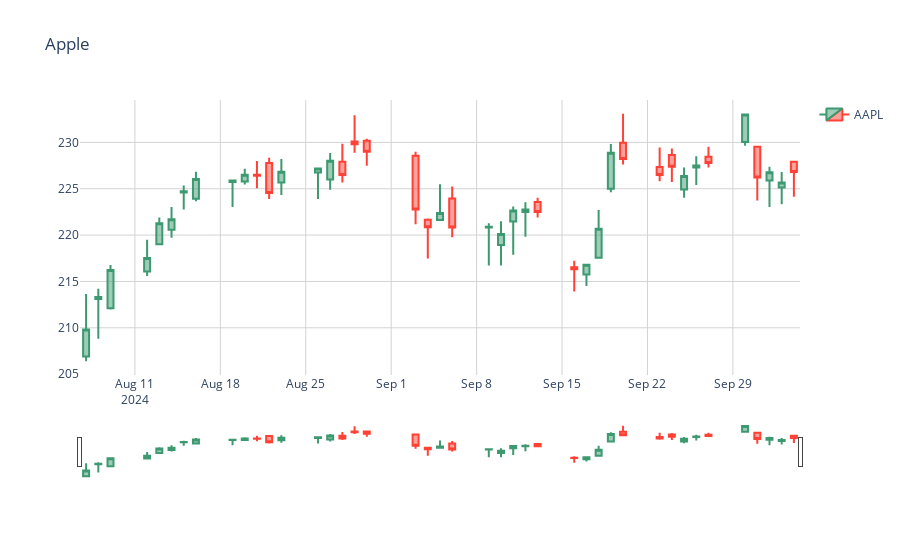

Source (notebook cell):
### Code cell
layout = Layout(
    paper_bgcolor='rgba(0,0,0,0)',
    plot_bgcolor='rgba(0,0,0,0)'
)

grafico = graph_objects.Figure(
    data=[graph],
    layout_title='Apple',
    layout=layout
)

grafico.update_xaxes(showgrid=True, gridwidth=1, gridcolor='LightGrey')
grafico.update_yaxes(showgrid=True, gridwidth=1, gridcolor='LightGrey')

grafico
